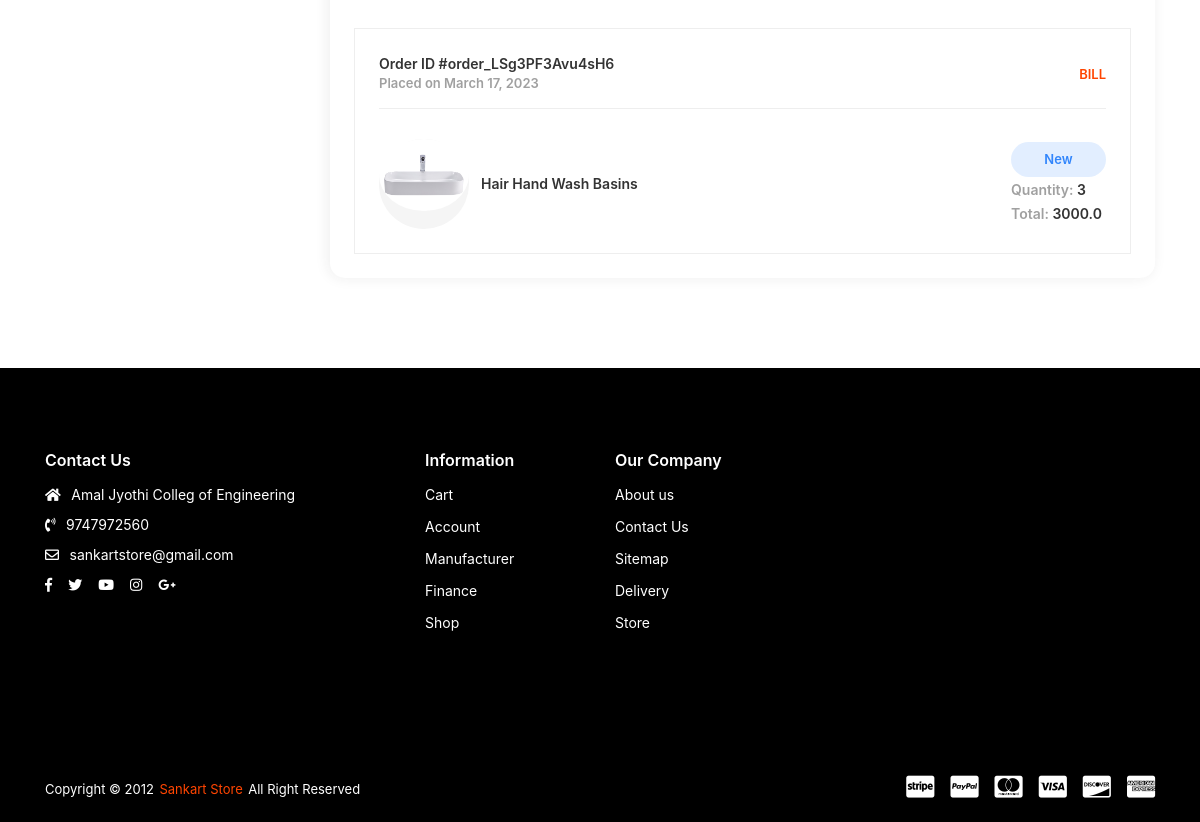
/my_orders/ (signed in, lower part), run on an earlier commit of the app's database.
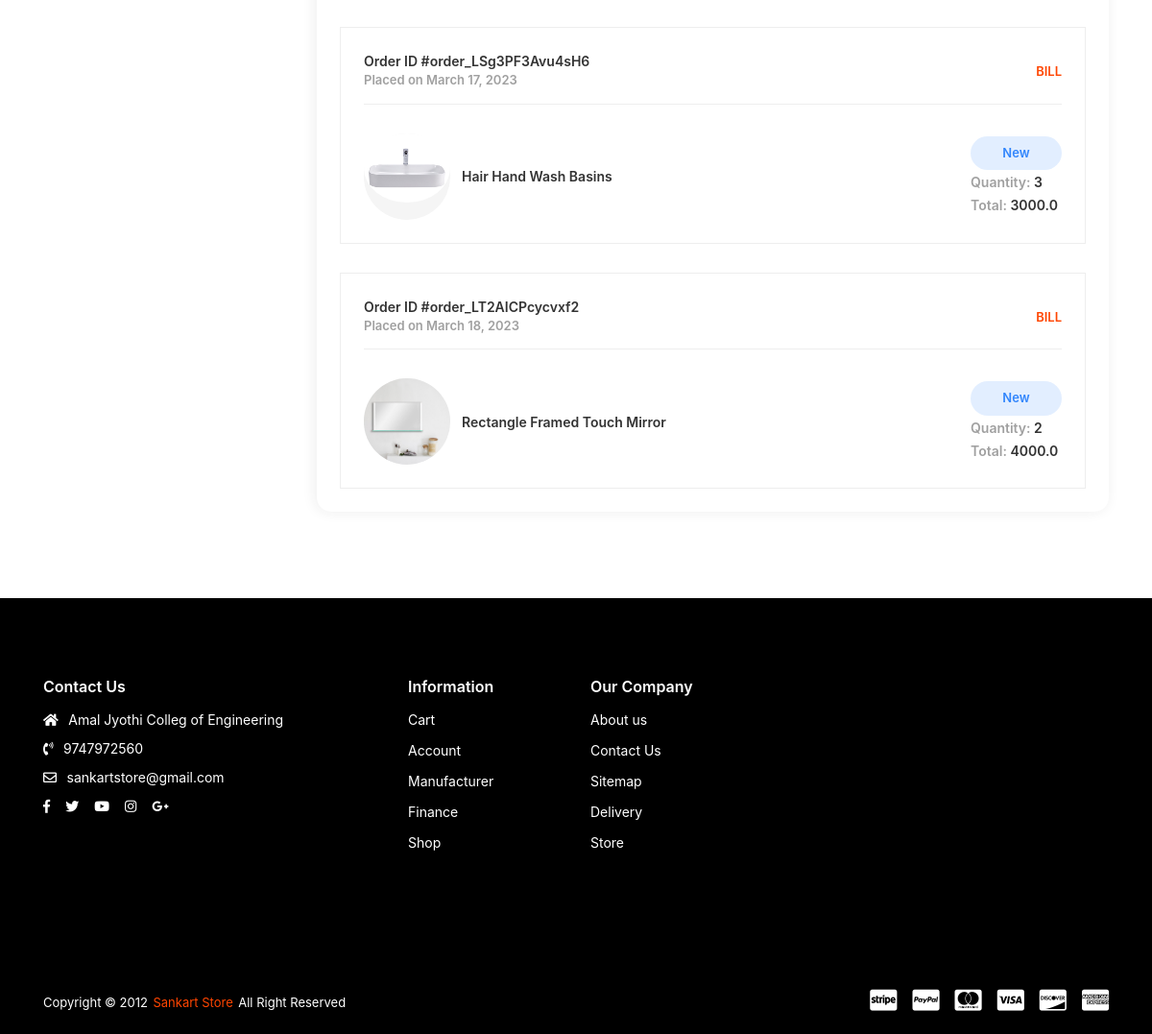
And on a later commit of the database.
### orders/models.py (models this page shows, shortened)
class OrderPlaced(models.Model):
    MONTH_CHOICES = (
        (1, 'January'),
        (2, 'February'),
        (3, 'March'),
        (4, 'April'),
        (5, 'May'),
        (6, 'June'),
        (7, 'July'),
        (8, 'August'),
        (9, 'September'),
        (10, 'October'),
        (11, 'November'),
        (12, 'December'),
    )
    STATUS = (
        ('New', 'New'),
        ('Accepted', 'Accepted'),
        ('Completed', 'Completed'),
        ('Cancelled', 'Cancelled'),
    )
    user = models.ForeignKey(Account, on_delete=models.SET_NULL, null=True)
    customer = models.ForeignKey(Address_Book,on_delete=models.SET_NULL, null=True,default=1)
    payment = models.ForeignKey(Payment, on_delete=models.SET_NULL, null=True, blank=True)
    product = models.ForeignKey(Product, on_delete=models.CASCADE)
    quantity = models.IntegerField(default=1)
    status = models.CharField(max_length=10, choices=STATUS, default='New')
    is_ordered = models.BooleanField(default=False)
    ordered_date = models.DateField(auto_now_add=True)
    updated_at = models.DateTimeField(auto_now=True)

class Payment(models.Model):
    user = models.ForeignKey(Account, on_delete=models.CASCADE)
    amount = models.FloatField(blank=True,null=True)
    razorpay_order_id = models.CharField(max_length=100,blank=True,null=True)
    razorpay_payment_id = models.CharField(max_length=100,blank=True,null=True)
    razorpay_payment_status = models.CharField(max_length=100,blank=True,null=True)
    created_at = models.DateTimeField(auto_now_add=True)
    customer = models.ForeignKey(Address_Book,on_delete=models.SET_NULL, null=True,default=1)
    paid = models.BooleanField(default=False)

### shop_app/models.py (models this page shows, shortened)
class Product(models.Model):
    product_name = models.CharField(max_length=200, unique=True)
    slug = models.SlugField(max_length=200, unique=True)
    description = models.TextField(max_length=500, blank=True)
    price = models.IntegerField()
    images = models.ImageField(upload_to='photos/product')
    display = models.ImageField(upload_to='photos/display',default="a3.png")
    display2 = models.ImageField(upload_to='photos/display', default="a3.png")
    display3 = models.ImageField(upload_to='photos/display', default="a3.png")
    category = models.ForeignKey(Category, on_delete=models.CASCADE)
    stock = models.IntegerField()
    color = models.ForeignKey(Color, on_delete=models.CASCADE,null=True, blank=True)
    brand = models.ForeignKey(Brand, on_delete=models.CASCADE,null=True, blank=True)
    design = models.ForeignKey(Design, on_delete=models.CASCADE,null=True, blank=True)
    dimensions = models.ForeignKey(Dimensions, on_delete=models.CASCADE,null=True, blank=True)
    is_available = models.BooleanField(default=True)
    is_featured = models.BooleanField(default=False)
    created_date = models.DateField(auto_now_add=True)
    modified_date = models.DateField(auto_now=True)
    def get_url(self):
        return reverse('product_detail', args=[self.category.slug, self.slug])

### User_Dashboard/views.py (the view)
# urls.py: path('my_orders/', views.my_orders, name='my_orders'),
@login_required(login_url='login')
def my_orders(request):
    orders = OrderPlaced.objects.filter(
        user=request.user, is_ordered=True).order_by('ordered_date')
    context = {
        'orders': orders,
    }
    return render(request, 'dashboard/dash-my-order.html', context)

### cart/context_processors.py (called while the page is built)
def counter(request):
    cart_count = 0
    if 'admin' in request.path:
        return {}
    else:
        try:
            cart = Cart.objects.filter(cart_id=_cart_id(request))
            if request.user.is_authenticated:
                cart_items = CartItem.objects.all().filter(user=request.user)
            else:
                cart_items = CartItem.objects.all().filter(cart=cart[:1])
            for cart_item in cart_items:
                cart_count += cart_item.quantity
        except Cart.DoesNotExist:
            cart_count = 0
    return dict(cart_count=cart_count)

### cart/views.py (called while the page is built)
def _cart_id(request):
    cart = request.session.session_key
    if not cart:
        cart = request.session.create()
    return cart

### shop_app/context_processors.py (called while the page is built)
def menu_links(request):
    links = Category.objects.all()
    return dict(links=links)

### wishlist/views.py (called while the page is built)
def _wishlist_id(request):
    wishlist = request.session.session_key
    if not wishlist:
        wishlist = request.session.create()
    return wishlist

### templates/dashboard/dash-my-order.html (shortened to what the changed rows need)
{% extends 'base.html' %}
{% load static %}
{% block content %}
        <div class="app-content">
            <div class="u-s-p-b-60">
                <div class="section__content">
                    <div class="dash">
                        <div class="container">
                            <div class="row">
                                <div class="col-lg-9 col-md-12">
                                    <div class="dash__box dash__box--shadow dash__box--radius dash__box--bg-white u-s-m-b-30">
                                        <div class="dash__pad-2">
                                            <div class="m-order__list">
                                                {% for order in orders %}
                                                <div class="m-order__get">
                                                    <div class="manage-o__header u-s-m-b-30">
                                                        <div class="dash-l-r">
                                                            <div>
                                                                <div class="manage-o__text-2 u-c-secondary">Order ID #{{order.payment.razorpay_order_id}}</div>
                                                                <div class="manage-o__text u-c-silver">Placed on {{order.ordered_date}}</div>
                                                            </div>
                                                            <div>
                                                                <div class="dash__link dash__link--brand">
                                                                    <a href="{% url 'pdf' order.id %}">BILL</a>
                                                                </div>
                                                            </div>
                                                        </div>
                                                    </div>
                                                    <div class="manage-o__description">
                                                        <div class="description__container">
                                                            <div class="description__img-wrap">
                                                               <a href="{{order.product.get_url}}"> <img class="u-img-fluid" src="{{order.product.images.url}}" alt=""></a></div>
                                                            <a href="{{order.product.get_url}}"><div class="description-title">{{order.product.product_name}}</div></a>
                                                        </div>
                                                        <div class="description__info-wrap">
                                                            <div>
                                                                <span class="manage-o__badge badge--processing">{{order.status}}</span></div>
                                                            <div>
                                                                <span class="manage-o__text-2 u-c-silver">Quantity:
                                                                    <span class="manage-o__text-2 u-c-secondary">{{order.quantity}}</span></span></div>
                                                            <div>
                                                                <span class="manage-o__text-2 u-c-silver">Total:
                                                                    <span class="manage-o__text-2 u-c-secondary">{{order.payment.amount}}</span></span></div>
                                                        </div>
                                                    </div>
                                                </div>
                                                {% endfor %}
                                            </div>
                                        </div>
                                    </div>
                                </div>
                            </div>
                        </div>
                    </div>
                </div>
            </div>
        </div>
{% endblock %}

What changed in the data, as far as the page shows it:
added OrderPlaced: payment.razorpay_order_id "order_LT2AICPcycvxf2", ordered_date "March 18, 2023", product.images (picture), product.product_name "Rectangle Framed Touch Mirror", status "New", quantity "2", payment.amount "4000.0"
